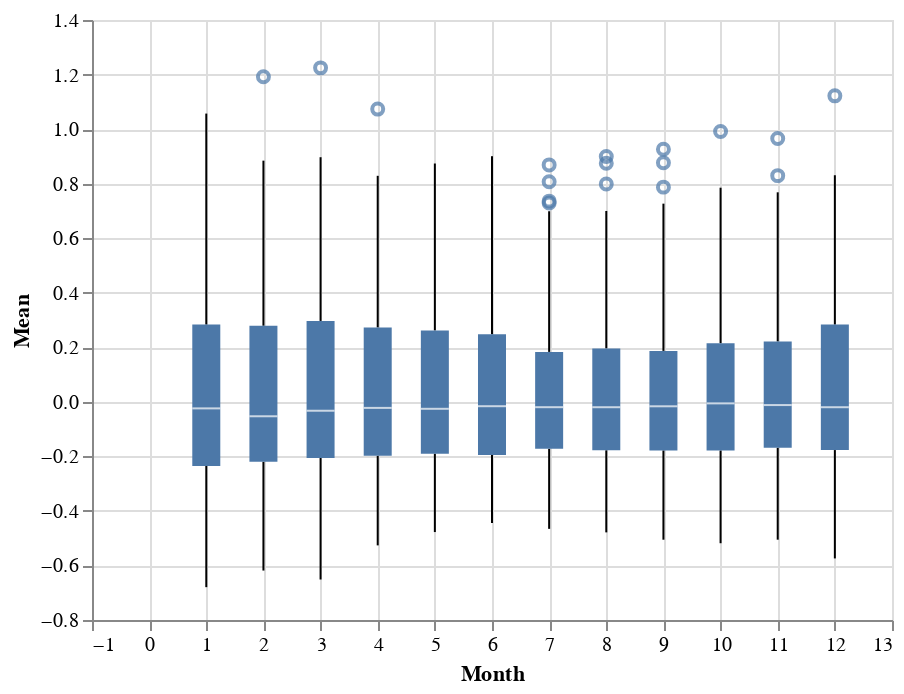

The cell this chart's notebook holds for it:
### Markdown cell above
## Third Graph: Box Plot

### Code cell
alt.Chart(df).mark_boxplot().encode(
    x='Month',
    y='Mean'
)

### Figure 1 — Vega-Lite specification as saved in the notebook (floating-point values rounded to 4 significant figures; data arrays with more than 128 entries replaced by an {"elided": "..."} marker saying what was removed)
{"config": {"view": {"continuousWidth": 400, "continuousHeight": 300}}, "data": {"name": "data-4077d4c18388be90f9a55422f85c6777"}, "mark": "boxplot", "encoding": {"x": {"type": "quantitative", "field": "Month"}, "y": {"type": "quantitative", "field": "Mean"}}, "$schema": "https://vega.github.io/schema/vega-lite/v4.8.1.json", "datasets": {"data-4077d4c18388be90f9a55422f85c6777": {"elided": "1644 records"}}}
